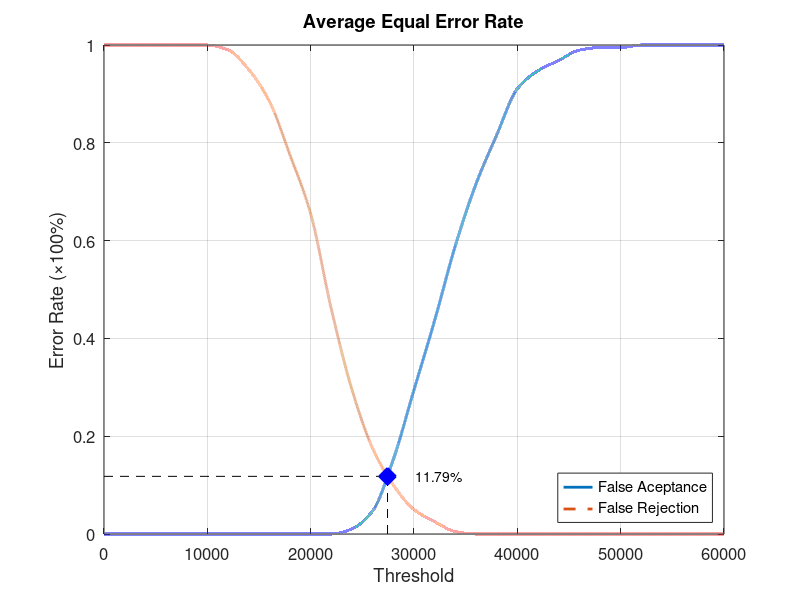
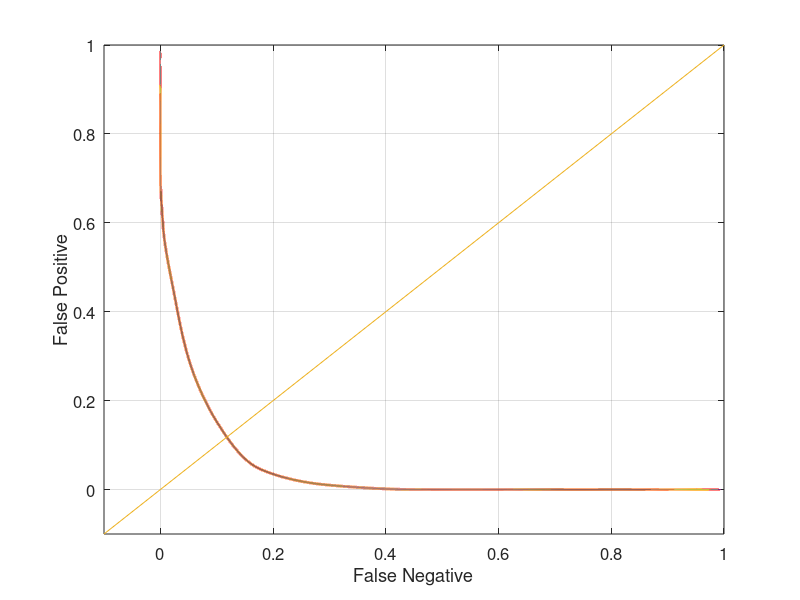

Reproduce these figures in MATLAB, in order.
function yEER = Database1_2
close all;
clear;
clc;
x = 0:2000:60000;
xq = 0:0.5:60000;

y0 = [0 0 0 0 0 0 0 0 0 0 0 0 0.0105263 0.0473684 0.152632 0.294737 0.436842 0.589474 0.715789 0.815789 0.910526 0.947368 0.968421 0.989474 0.994737 0.994737 1 1 1 1 1];
yy0 = interp1(x, y0, xq, 'pchip');
y1 = [1 1 1 1 1 1 0.99 0.95 0.885 0.775 0.655 0.46 0.295 0.175 0.1 0.05 0.025 0.005 0 0 0 0 0 0 0 0 0 0 0 0 0];
yy1 = interp1(x, y1, xq, 'pchip');

% Calculating EER: 
y2 = abs(y0 - y1);
find(y2 == min(y2))
yy2 = abs(yy0 - yy1);
xEER = find(yy2 == min(yy2));
xEERIndex = xq(xEER) % X-axis EER
yEER = yy0(xEER) % Y-axis EER

main = figure
plot(xq, yy0,'-','LineWidth', 2);	hold on
plot(xq, yy1,'--','LineWidth', 2);	hold on
plot([xEERIndex xEERIndex], [0 yEER], 'k--');	hold on
plot([0 xEERIndex], [yEER yEER], 'k--');	hold on
plot(xEERIndex, yEER, 'bx', 'LineWidth', 10);	hold on
text(xEERIndex + 10 * xEERIndex / 100, yEER, [num2str(round((10000 * yEER)) / 100) '%'])
legend('False Aceptance', 'False Rejection', 'Location', 'SouthEast')
xlabel('Threshold')
ylabel('Error Rate (\times100%)')
title('Average Equal Error Rate')
set(gca, 'FontSize', 12)
axis([0 60000 0 1])
grid on

print(main, 'Database1_2Main', '-dpng');
FNRxFPR = figure('Color', [1 1 1]);
plot(yy1, yy0, '-', yy1, yy0, 'LineWidth', 2);
hold on
y = -0.1:0.1:1
plot(y, y); 
set(gca, 'FontSize', 12)
xlabel('False Negative')
ylabel('False Positive')
axis([-0.1 1 -0.1 1])
set(gca, 'FontSize', 12)
grid on

print(FNRxFPR, 'Database1_2FNRxFPR','-dpng');
end
